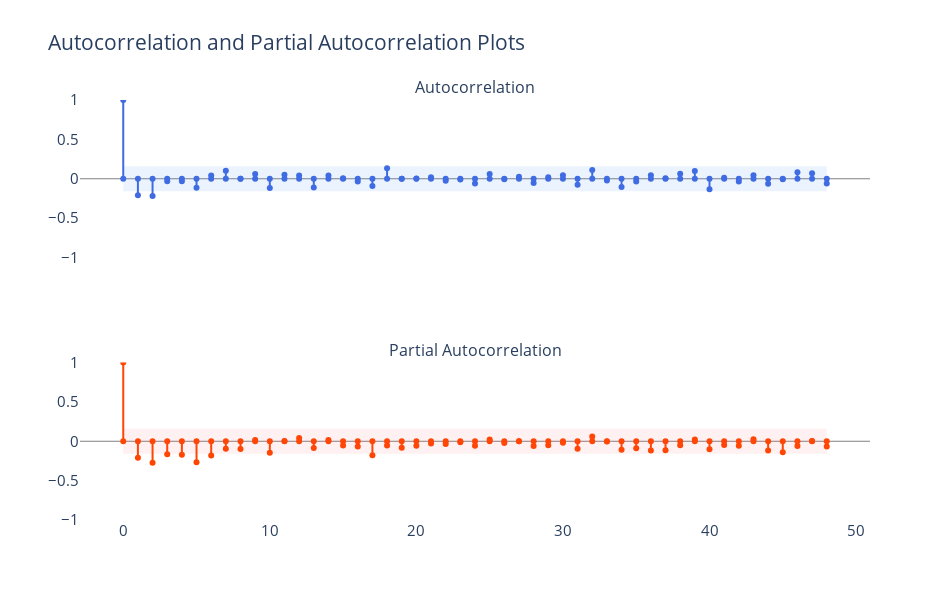

Notebook code for this chart:
### Markdown cell above
## Autocorrelation and Partial AutoCorrelation Calculation

### Code cell
y = df_month['prices_box_diff2'][13:].dropna().values.squeeze()
N = len(y)
lags = np.arange(49)
acf_vals = acf(y, nlags=48)
pacf_vals = pacf(y, nlags=48, method='ywm')

conf_int = 1.96 / np.sqrt(N)

fig = make_subplots(rows=2, cols=1, shared_xaxes=True,
                    subplot_titles=['Autocorrelation', 'Partial Autocorrelation'])

# ACF: vertical lines + marker (stem plot)
for k in range(len(acf_vals)):
    fig.add_trace(go.Scatter(
        x=[lags[k], lags[k]],
        y=[0, acf_vals[k]],
        mode='lines+markers',
        marker=dict(color='royalblue', size=6),
        line=dict(color='royalblue', width=2),
        showlegend=False
    ), row=1, col=1)

# ACF: confidence band
fig.add_shape(type="rect",
              x0=lags[0], x1=lags[-1],
              y0=-conf_int, y1=conf_int,
              line=dict(color="rgba(0,0,255,0.1)", width=0),
              fillcolor="rgba(66,133,244,0.10)",
              row=1, col=1)

# PACF: vertical lines + marker (stem plot)
for k in range(len(pacf_vals)):
    fig.add_trace(go.Scatter(
        x=[lags[k], lags[k]],
        y=[0, pacf_vals[k]],
        mode='lines+markers',
        marker=dict(color='orangered', size=6),
        line=dict(color='orangered', width=2),
        showlegend=False
    ), row=2, col=1)

# PACF: confidence band
fig.add_shape(type="rect",
              x0=lags[0], x1=lags[-1],
              y0=-conf_int, y1=conf_int,
              line=dict(color="rgba(0,0,255,0.1)", width=0),
              fillcolor="rgba(255,80,80,0.08)",
              row=2, col=1)

fig.update_layout(
    height=600, width=950,
    title_text="Autocorrelation and Partial Autocorrelation Plots",
    font=dict(size=15),
    plot_bgcolor="white"
)

fig.update_yaxes(range=[-1, 1], zeroline=True, zerolinewidth=1, zerolinecolor="gray")

fig.show()

### Figure 1 — Plotly figure (JSON) as saved in the notebook; plotly's stock layout.template omitted (floating-point values rounded to 4 significant figures)
{"data": [{"line": {"color": "royalblue", "width": 2}, "marker": {"color": "royalblue", "size": 6}, "mode": "lines+markers", "showlegend": false, "type": "scatter", "x": [0, 0], "xaxis": "x", "y": [0, 1], "yaxis": "y"}, {"line": {"color": "royalblue", "width": 2}, "marker": {"color": "royalblue", "size": 6}, "mode": "lines+markers", "showlegend": false, "type": "scatter", "x": [1, 1], "xaxis": "x", "y": [0, -0.2093], "yaxis": "y"}, {"line": {"color": "royalblue", "width": 2}, "marker": {"color": "royalblue", "size": 6}, "mode": "lines+markers", "showlegend": false, "type": "scatter", "x": [2, 2], "xaxis": "x", "y": [0, -0.2186], "yaxis": "y"}, {"line": {"color": "royalblue", "width": 2}, "marker": {"color": "royalblue", "size": 6}, "mode": "lines+markers", "showlegend": false, "type": "scatter", "x": [3, 3], "xaxis": "x", "y": [0, -0.03128], "yaxis": "y"}, {"line": {"color": "royalblue", "width": 2}, "marker": {"color": "royalblue", "size": 6}, "mode": "lines+markers", "showlegend": false, "type": "scatter", "x": [4, 4], "xaxis": "x", "y": [0, -0.03233], "yaxis": "y"}, {"line": {"color": "royalblue", "width": 2}, "marker": {"color": "royalblue", "size": 6}, "mode": "lines+markers", "showlegend": false, "type": "scatter", "x": [5, 5], "xaxis": "x", "y": [0, -0.1156], "yaxis": "y"}, {"line": {"color": "royalblue", "width": 2}, "marker": {"color": "royalblue", "size": 6}, "mode": "lines+markers", "showlegend": false, "type": "scatter", "x": [6, 6], "xaxis": "x", "y": [0, 0.04055], "yaxis": "y"}, {"line": {"color": "royalblue", "width": 2}, "marker": {"color": "royalblue", "size": 6}, "mode": "lines+markers", "showlegend": false, "type": "scatter", "x": [7, 7], "xaxis": "x", "y": [0, 0.1015], "yaxis": "y"}, {"line": {"color": "royalblue", "width": 2}, "marker": {"color": "royalblue", "size": 6}, "mode": "lines+markers", "showlegend": false, "type": "scatter", "x": [8, 8], "xaxis": "x", "y": [0, -0.0005752], "yaxis": "y"}, {"line": {"color": "royalblue", "width": 2}, "marker": {"color": "royalblue", "size": 6}, "mode": "lines+markers", "showlegend": false, "type": "scatter", "x": [9, 9], "xaxis": "x", "y": [0, 0.05992], "yaxis": "y"}, {"line": {"color": "royalblue", "width": 2}, "marker": {"color": "royalblue", "size": 6}, "mode": "lines+markers", "showlegend": false, "type": "scatter", "x": [10, 10], "xaxis": "x", "y": [0, -0.1185], "yaxis": "y"}, {"line": {"color": "royalblue", "width": 2}, "marker": {"color": "royalblue", "size": 6}, "mode": "lines+markers", "showlegend": false, "type": "scatter", "x": [11, 11], "xaxis": "x", "y": [0, 0.05213], "yaxis": "y"}, {"line": {"color": "royalblue", "width": 2}, "marker": {"color": "royalblue", "size": 6}, "mode": "lines+markers", "showlegend": false, "type": "scatter", "x": [12, 12], "xaxis": "x", "y": [0, 0.04269], "yaxis": "y"}, {"line": {"color": "royalblue", "width": 2}, "marker": {"color": "royalblue", "size": 6}, "mode": "lines+markers", "showlegend": false, "type": "scatter", "x": [13, 13], "xaxis": "x", "y": [0, -0.1104], "yaxis": "y"}, {"line": {"color": "royalblue", "width": 2}, "marker": {"color": "royalblue", "size": 6}, "mode": "lines+markers", "showlegend": false, "type": "scatter", "x": [14, 14], "xaxis": "x", "y": [0, 0.04099], "yaxis": "y"}, {"line": {"color": "royalblue", "width": 2}, "marker": {"color": "royalblue", "size": 6}, "mode": "lines+markers", "showlegend": false, "type": "scatter", "x": [15, 15], "xaxis": "x", "y": [0, 0.006834], "yaxis": "y"}, {"line": {"color": "royalblue", "width": 2}, "marker": {"color": "royalblue", "size": 6}, "mode": "lines+markers", "showlegend": false, "type": "scatter", "x": [16, 16], "xaxis": "x", "y": [0, -0.03353], "yaxis": "y"}, {"line": {"color": "royalblue", "width": 2}, "marker": {"color": "royalblue", "size": 6}, "mode": "lines+markers", "showlegend": false, "type": "scatter", "x": [17, 17], "xaxis": "x", "y": [0, -0.09109], "yaxis": "y"}, {"line": {"color": "royalblue", "width": 2}, "marker": {"color": "royalblue", "size": 6}, "mode": "lines+markers", "showlegend": false, "type": "scatter", "x": [18, 18], "xaxis": "x", "y": [0, 0.1334], "yaxis": "y"}, {"line": {"color": "royalblue", "width": 2}, "marker": {"color": "royalblue", "size": 6}, "mode": "lines+markers", "showlegend": false, "type": "scatter", "x": [19, 19], "xaxis": "x", "y": [0, 0.001242], "yaxis": "y"}, {"line": {"color": "royalblue", "width": 2}, "marker": {"color": "royalblue", "size": 6}, "mode": "lines+markers", "showlegend": false, "type": "scatter", "x": [20, 20], "xaxis": "x", "y": [0, 0.003812], "yaxis": "y"}, {"line": {"color": "royalblue", "width": 2}, "marker": {"color": "royalblue", "size": 6}, "mode": "lines+markers", "showlegend": false, "type": "scatter", "x": [21, 21], "xaxis": "x", "y": [0, 0.01976], "yaxis": "y"}, {"line": {"color": "royalblue", "width": 2}, "marker": {"color": "royalblue", "size": 6}, "mode": "lines+markers", "showlegend": false, "type": "scatter", "x": [22, 22], "xaxis": "x", "y": [0, -0.02698], "yaxis": "y"}, {"line": {"color": "royalblue", "width": 2}, "marker": {"color": "royalblue", "size": 6}, "mode": "lines+markers", "showlegend": false, "type": "scatter", "x": [23, 23], "xaxis": "x", "y": [0, -0.008612], "yaxis": "y"}, {"line": {"color": "royalblue", "width": 2}, "marker": {"color": "royalblue", "size": 6}, "mode": "lines+markers", "showlegend": false, "type": "scatter", "x": [24, 24], "xaxis": "x", "y": [0, -0.06085], "yaxis": "y"}, {"line": {"color": "royalblue", "width": 2}, "marker": {"color": "royalblue", "size": 6}, "mode": "lines+markers", "showlegend": false, "type": "scatter", "x": [25, 25], "xaxis": "x", "y": [0, 0.06101], "yaxis": "y"}, {"line": {"color": "royalblue", "width": 2}, "marker": {"color": "royalblue", "size": 6}, "mode": "lines+markers", "showlegend": false, "type": "scatter", "x": [26, 26], "xaxis": "x", "y": [0, -0.005674], "yaxis": "y"}, {"line": {"color": "royalblue", "width": 2}, "marker": {"color": "royalblue", "size": 6}, "mode": "lines+markers", "showlegend": false, "type": "scatter", "x": [27, 27], "xaxis": "x", "y": [0, 0.02641], "yaxis": "y"}, {"line": {"color": "royalblue", "width": 2}, "marker": {"color": "royalblue", "size": 6}, "mode": "lines+markers", "showlegend": false, "type": "scatter", "x": [28, 28], "xaxis": "x", "y": [0, -0.05491], "yaxis": "y"}, {"line": {"color": "royalblue", "width": 2}, "marker": {"color": "royalblue", "size": 6}, "mode": "lines+markers", "showlegend": false, "type": "scatter", "x": [29, 29], "xaxis": "x", "y": [0, 0.01746], "yaxis": "y"}, {"line": {"color": "royalblue", "width": 2}, "marker": {"color": "royalblue", "size": 6}, "mode": "lines+markers", "showlegend": false, "type": "scatter", "x": [30, 30], "xaxis": "x", "y": [0, 0.04416], "yaxis": "y"}, {"line": {"color": "royalblue", "width": 2}, "marker": {"color": "royalblue", "size": 6}, "mode": "lines+markers", "showlegend": false, "type": "scatter", "x": [31, 31], "xaxis": "x", "y": [0, -0.07599], "yaxis": "y"}, {"line": {"color": "royalblue", "width": 2}, "marker": {"color": "royalblue", "size": 6}, "mode": "lines+markers", "showlegend": false, "type": "scatter", "x": [32, 32], "xaxis": "x", "y": [0, 0.1097], "yaxis": "y"}, {"line": {"color": "royalblue", "width": 2}, "marker": {"color": "royalblue", "size": 6}, "mode": "lines+markers", "showlegend": false, "type": "scatter", "x": [33, 33], "xaxis": "x", "y": [0, -0.02359], "yaxis": "y"}, {"line": {"color": "royalblue", "width": 2}, "marker": {"color": "royalblue", "size": 6}, "mode": "lines+markers", "showlegend": false, "type": "scatter", "x": [34, 34], "xaxis": "x", "y": [0, -0.1041], "yaxis": "y"}, {"line": {"color": "royalblue", "width": 2}, "marker": {"color": "royalblue", "size": 6}, "mode": "lines+markers", "showlegend": false, "type": "scatter", "x": [35, 35], "xaxis": "x", "y": [0, -0.03364], "yaxis": "y"}, {"line": {"color": "royalblue", "width": 2}, "marker": {"color": "royalblue", "size": 6}, "mode": "lines+markers", "showlegend": false, "type": "scatter", "x": [36, 36], "xaxis": "x", "y": [0, 0.04369], "yaxis": "y"}, {"line": {"color": "royalblue", "width": 2}, "marker": {"color": "royalblue", "size": 6}, "mode": "lines+markers", "showlegend": false, "type": "scatter", "x": [37, 37], "xaxis": "x", "y": [0, 0.005439], "yaxis": "y"}, {"line": {"color": "royalblue", "width": 2}, "marker": {"color": "royalblue", "size": 6}, "mode": "lines+markers", "showlegend": false, "type": "scatter", "x": [38, 38], "xaxis": "x", "y": [0, 0.06303], "yaxis": "y"}, {"line": {"color": "royalblue", "width": 2}, "marker": {"color": "royalblue", "size": 6}, "mode": "lines+markers", "showlegend": false, "type": "scatter", "x": [39, 39], "xaxis": "x", "y": [0, 0.09978], "yaxis": "y"}, {"line": {"color": "royalblue", "width": 2}, "marker": {"color": "royalblue", "size": 6}, "mode": "lines+markers", "showlegend": false, "type": "scatter", "x": [40, 40], "xaxis": "x", "y": [0, -0.1324], "yaxis": "y"}, {"line": {"color": "royalblue", "width": 2}, "marker": {"color": "royalblue", "size": 6}, "mode": "lines+markers", "showlegend": false, "type": "scatter", "x": [41, 41], "xaxis": "x", "y": [0, 0.01233], "yaxis": "y"}, {"line": {"color": "royalblue", "width": 2}, "marker": {"color": "royalblue", "size": 6}, "mode": "lines+markers", "showlegend": false, "type": "scatter", "x": [42, 42], "xaxis": "x", "y": [0, -0.0361], "yaxis": "y"}, {"line": {"color": "royalblue", "width": 2}, "marker": {"color": "royalblue", "size": 6}, "mode": "lines+markers", "showlegend": false, "type": "scatter", "x": [43, 43], "xaxis": "x", "y": [0, 0.04387], "yaxis": "y"}, {"line": {"color": "royalblue", "width": 2}, "marker": {"color": "royalblue", "size": 6}, "mode": "lines+markers", "showlegend": false, "type": "scatter", "x": [44, 44], "xaxis": "x", "y": [0, -0.06285], "yaxis": "y"}, {"line": {"color": "royalblue", "width": 2}, "marker": {"color": "royalblue", "size": 6}, "mode": "lines+markers", "showlegend": false, "type": "scatter", "x": [45, 45], "xaxis": "x", "y": [0, -0.00493], "yaxis": "y"}, {"line": {"color": "royalblue", "width": 2}, "marker": {"color": "royalblue", "size": 6}, "mode": "lines+markers", "showlegend": false, "type": "scatter", "x": [46, 46], "xaxis": "x", "y": [0, 0.08318], "yaxis": "y"}, {"line": {"color": "royalblue", "width": 2}, "marker": {"color": "royalblue", "size": 6}, "mode": "lines+markers", "showlegend": false, "type": "scatter", "x": [47, 47], "xaxis": "x", "y": [0, 0.0698], "yaxis": "y"}, {"line": {"color": "royalblue", "width": 2}, "marker": {"color": "royalblue", "size": 6}, "mode": "lines+markers", "showlegend": false, "type": "scatter", "x": [48, 48], "xaxis": "x", "y": [0, -0.06003], "yaxis": "y"}, {"line": {"color": "orangered", "width": 2}, "marker": {"color": "orangered", "size": 6}, "mode": "lines+markers", "showlegend": false, "type": "scatter", "x": [0, 0], "xaxis": "x2", "y": [0, 1], "yaxis": "y2"}, {"line": {"color": "orangered", "width": 2}, "marker": {"color": "orangered", "size": 6}, "mode": "lines+markers", "showlegend": false, "type": "scatter", "x": [1, 1], "xaxis": "x2", "y": [0, -0.2093], "yaxis": "y2"}, {"line": {"color": "orangered", "width": 2}, "marker": {"color": "orangered", "size": 6}, "mode": "lines+markers", "showlegend": false, "type": "scatter", "x": [2, 2], "xaxis": "x2", "y": [0, -0.2744], "yaxis": "y2"}, {"line": {"color": "orangered", "width": 2}, "marker": {"color": "orangered", "size": 6}, "mode": "lines+markers", "showlegend": false, "type": "scatter", "x": [3, 3], "xaxis": "x2", "y": [0, -0.1663], "yaxis": "y2"}, {"line": {"color": "orangered", "width": 2}, "marker": {"color": "orangered", "size": 6}, "mode": "lines+markers", "showlegend": false, "type": "scatter", "x": [4, 4], "xaxis": "x2", "y": [0, -0.1705], "yaxis": "y2"}, {"line": {"color": "orangered", "width": 2}, "marker": {"color": "orangered", "size": 6}, "mode": "lines+markers", "showlegend": false, "type": "scatter", "x": [5, 5], "xaxis": "x2", "y": [0, -0.2659], "yaxis": "y2"}, {"line": {"color": "orangered", "width": 2}, "marker": {"color": "orangered", "size": 6}, "mode": "lines+markers", "showlegend": false, "type": "scatter", "x": [6, 6], "xaxis": "x2", "y": [0, -0.1814], "yaxis": "y2"}, {"line": {"color": "orangered", "width": 2}, "marker": {"color": "orangered", "size": 6}, "mode": "lines+markers", "showlegend": false, "type": "scatter", "x": [7, 7], "xaxis": "x2", "y": [0, -0.09395], "yaxis": "y2"}, {"line": {"color": "orangered", "width": 2}, "marker": {"color": "orangered", "size": 6}, "mode": "lines+markers", "showlegend": false, "type": "scatter", "x": [8, 8], "xaxis": "x2", "y": [0, -0.09896], "yaxis": "y2"}, {"line": {"color": "orangered", "width": 2}, "marker": {"color": "orangered", "size": 6}, "mode": "lines+markers", "showlegend": false, "type": "scatter", "x": [9, 9], "xaxis": "x2", "y": [0, 0.01492], "yaxis": "y2"}, {"line": {"color": "orangered", "width": 2}, "marker": {"color": "orangered", "size": 6}, "mode": "lines+markers", "showlegend": false, "type": "scatter", "x": [10, 10], "xaxis": "x2", "y": [0, -0.1463], "yaxis": "y2"}, {"line": {"color": "orangered", "width": 2}, "marker": {"color": "orangered", "size": 6}, "mode": "lines+markers", "showlegend": false, "type": "scatter", "x": [11, 11], "xaxis": "x2", "y": [0, 0.004718], "yaxis": "y2"}, {"line": {"color": "orangered", "width": 2}, "marker": {"color": "orangered", "size": 6}, "mode": "lines+markers", "showlegend": false, "type": "scatter", "x": [12, 12], "xaxis": "x2", "y": [0, 0.04276], "yaxis": "y2"}, {"line": {"color": "orangered", "width": 2}, "marker": {"color": "orangered", "size": 6}, "mode": "lines+markers", "showlegend": false, "type": "scatter", "x": [13, 13], "xaxis": "x2", "y": [0, -0.08422], "yaxis": "y2"}, {"line": {"color": "orangered", "width": 2}, "marker": {"color": "orangered", "size": 6}, "mode": "lines+markers", "showlegend": false, "type": "scatter", "x": [14, 14], "xaxis": "x2", "y": [0, 0.01731], "yaxis": "y2"}, {"line": {"color": "orangered", "width": 2}, "marker": {"color": "orangered", "size": 6}, "mode": "lines+markers", "showlegend": false, "type": "scatter", "x": [15, 15], "xaxis": "x2", "y": [0, -0.05366], "yaxis": "y2"}, {"line": {"color": "orangered", "width": 2}, "marker": {"color": "orangered", "size": 6}, "mode": "lines+markers", "showlegend": false, "type": "scatter", "x": [16, 16], "xaxis": "x2", "y": [0, -0.06724], "yaxis": "y2"}, {"line": {"color": "orangered", "width": 2}, "marker": {"color": "orangered", "size": 6}, "mode": "lines+markers", "showlegend": false, "type": "scatter", "x": [17, 17], "xaxis": "x2", "y": [0, -0.1774], "yaxis": "y2"}, {"line": {"color": "orangered", "width": 2}, "marker": {"color": "orangered", "size": 6}, "mode": "lines+markers", "showlegend": false, "type": "scatter", "x": [18, 18], "xaxis": "x2", "y": [0, -0.05394], "yaxis": "y2"}, {"line": {"color": "orangered", "width": 2}, "marker": {"color": "orangered", "size": 6}, "mode": "lines+markers", "showlegend": false, "type": "scatter", "x": [19, 19], "xaxis": "x2", "y": [0, -0.08323], "yaxis": "y2"}, {"line": {"color": "orangered", "width": 2}, "marker": {"color": "orangered", "size": 6}, "mode": "lines+markers", "showlegend": false, "type": "scatter", "x": [20, 20], "xaxis": "x2", "y": [0, -0.05801], "yaxis": "y2"}, {"line": {"color": "orangered", "width": 2}, "marker": {"color": "orangered", "size": 6}, "mode": "lines+markers", "showlegend": false, "type": "scatter", "x": [21, 21], "xaxis": "x2", "y": [0, -0.02748], "yaxis": "y2"}, {"line": {"color": "orangered", "width": 2}, "marker": {"color": "orangered", "size": 6}, "mode": "lines+markers", "showlegend": false, "type": "scatter", "x": [22, 22], "xaxis": "x2", "y": [0, -0.03358], "yaxis": "y2"}, {"line": {"color": "orangered", "width": 2}, "marker": {"color": "orangered", "size": 6}, "mode": "lines+markers", "showlegend": false, "type": "scatter", "x": [23, 23], "xaxis": "x2", "y": [0, -0.01263], "yaxis": "y2"}, {"line": {"color": "orangered", "width": 2}, "marker": {"color": "orangered", "size": 6}, "mode": "lines+markers", "showlegend": false, "type": "scatter", "x": [24, 24], "xaxis": "x2", "y": [0, -0.05681], "yaxis": "y2"}, {"line": {"color": "orangered", "width": 2}, "marker": {"color": "orangered", "size": 6}, "mode": "lines+markers", "showlegend": false, "type": "scatter", "x": [25, 25], "xaxis": "x2", "y": [0, 0.02197], "yaxis": "y2"}, {"line": {"color": "orangered", "width": 2}, "marker": {"color": "orangered", "size": 6}, "mode": "lines+markers", "showlegend": false, "type": "scatter", "x": [26, 26], "xaxis": "x2", "y": [0, -0.02102], "yaxis": "y2"}, {"line": {"color": "orangered", "width": 2}, "marker": {"color": "orangered", "size": 6}, "mode": "lines+markers", "showlegend": false, "type": "scatter", "x": [27, 27], "xaxis": "x2", "y": [0, -0.001015], "yaxis": "y2"}, {"line": {"color": "orangered", "width": 2}, "marker": {"color": "orangered", "size": 6}, "mode": "lines+markers", "showlegend": false, "type": "scatter", "x": [28, 28], "xaxis": "x2", "y": [0, -0.06063], "yaxis": "y2"}, {"line": {"color": "orangered", "width": 2}, "marker": {"color": "orangered", "size": 6}, "mode": "lines+markers", "showlegend": false, "type": "scatter", "x": [29, 29], "xaxis": "x2", "y": [0, -0.04974], "yaxis": "y2"}, {"line": {"color": "orangered", "width": 2}, "marker": {"color": "orangered", "size": 6}, "mode": "lines+markers", "showlegend": false, "type": "scatter", "x": [30, 30], "xaxis": "x2", "y": [0, -0.01956], "yaxis": "y2"}, {"line": {"color": "orangered", "width": 2}, "marker": {"color": "orangered", "size": 6}, "mode": "lines+markers", "showlegend": false, "type": "scatter", "x": [31, 31], "xaxis": "x2", "y": [0, -0.09475], "yaxis": "y2"}, {"line": {"color": "orangered", "width": 2}, "marker": {"color": "orangered", "size": 6}, "mode": "lines+markers", "showlegend": false, "type": "scatter", "x": [32, 32], "xaxis": "x2", "y": [0, 0.05875], "yaxis": "y2"}, {"line": {"color": "orangered", "width": 2}, "marker": {"color": "orangered", "size": 6}, "mode": "lines+markers", "showlegend": false, "type": "scatter", "x": [33, 33], "xaxis": "x2", "y": [0, -0.004633], "yaxis": "y2"}, {"line": {"color": "orangered", "width": 2}, "marker": {"color": "orangered", "size": 6}, "mode": "lines+markers", "showlegend": false, "type": "scatter", "x": [34, 34], "xaxis": "x2", "y": [0, -0.1085], "yaxis": "y2"}, {"line": {"color": "orangered", "width": 2}, "marker": {"color": "orangered", "size": 6}, "mode": "lines+markers", "showlegend": false, "type": "scatter", "x": [35, 35], "xaxis": "x2", "y": [0, -0.08929], "yaxis": "y2"}, {"line": {"color": "orangered", "width": 2}, "marker": {"color": "orangered", "size": 6}, "mode": "lines+markers", "showlegend": false, "type": "scatter", "x": [36, 36], "xaxis": "x2", "y": [0, -0.1169], "yaxis": "y2"}, {"line": {"color": "orangered", "width": 2}, "marker": {"color": "orangered", "size": 6}, "mode": "lines+markers", "showlegend": false, "type": "scatter", "x": [37, 37], "xaxis": "x2", "y": [0, -0.115], "yaxis": "y2"}, {"line": {"color": "orangered", "width": 2}, "marker": {"color": "orangered", "size": 6}, "mode": "lines+markers", "showlegend": false, "type": "scatter", "x": [38, 38], "xaxis": "x2", "y": [0, -0.05237], "yaxis": "y2"}, {"line": {"color": "orangered", "width": 2}, "marker": {"color": "orangered", "size": 6}, "mode": "lines+markers", "showlegend": false, "type": "scatter", "x": [39, 39], "xaxis": "x2", "y": [0, 0.02332], "yaxis": "y2"}, {"line": {"color": "orangered", "width": 2}, "marker": {"color": "orangered", "size": 6}, "mode": "lines+markers", "showlegend": false, "type": "scatter", "x": [40, 40], "xaxis": "x2", "y": [0, -0.1021], "yaxis": "y2"}, {"line": {"color": "orangered", "width": 2}, "marker": {"color": "orangered", "size": 6}, "mode": "lines+markers", "showlegend": false, "type": "scatter", "x": [41, 41], "xaxis": "x2", "y": [0, -0.04873], "yaxis": "y2"}, {"line": {"color": "orangered", "width": 2}, "marker": {"color": "orangered", "size": 6}, "mode": "lines+markers", "showlegend": false, "type": "scatter", "x": [42, 42], "xaxis": "x2", "y": [0, -0.05775], "yaxis": "y2"}, {"line": {"color": "orangered", "width": 2}, "marker": {"color": "orangered", "size": 6}, "mode": "lines+markers", "showlegend": false, "type": "scatter", "x": [43, 43], "xaxis": "x2", "y": [0, 0.02478], "yaxis": "y2"}, {"line": {"color": "orangered", "width": 2}, "marker": {"color": "orangered", "size": 6}, "mode": "lines+markers", "showlegend": false, "type": "scatter", "x": [44, 44], "xaxis": "x2", "y": [0, -0.1176], "yaxis": "y2"}, {"line": {"color": "orangered", "width": 2}, "marker": {"color": "orangered", "size": 6}, "mode": "lines+markers", "showlegend": false, "type": "scatter", "x": [45, 45], "xaxis": "x2", "y": [0, -0.1383], "yaxis": "y2"}, {"line": {"color": "orangered", "width": 2}, "marker": {"color": "orangered", "size": 6}, "mode": "lines+markers", "showlegend": false, "type": "scatter", "x": [46, 46], "xaxis": "x2", "y": [0, -0.06061], "yaxis": "y2"}, {"line": {"color": "orangered", "width": 2}, "marker": {"color": "orangered", "size": 6}, "mode": "lines+markers", "showlegend": false, "type": "scatter", "x": [47, 47], "xaxis": "x2", "y": [0, 0.00344], "yaxis": "y2"}, {"line": {"color": "orangered", "width": 2}, "marker": {"color": "orangered", "size": 6}, "mode": "lines+markers", "showlegend": false, "type": "scatter", "x": [48, 48], "xaxis": "x2", "y": [0, -0.06524], "yaxis": "y2"}], "layout": {"annotations": [{"font": {"size": 16}, "showarrow": false, "text": "Autocorrelation", "x": 0.5, "xanchor": "center", "xref": "paper", "y": 1, "yanchor": "bottom", "yref": "paper"}, {"font": {"size": 16}, "showarrow": false, "text": "Partial Autocorrelation", "x": 0.5, "xanchor": "center", "xref": "paper", "y": 0.375, "yanchor": "bottom", "yref": "paper"}], "font": {"size": 15}, "height": 600, "plot_bgcolor": "white", "shapes": [{"fillcolor": "rgba(66,133,244,0.10)", "line": {"color": "rgba(0,0,255,0.1)", "width": 0}, "type": "rect", "x0": 0, "x1": 48, "xref": "x", "y0": -0.16, "y1": 0.16, "yref": "y"}, {"fillcolor": "rgba(255,80,80,0.08)", "line": {"color": "rgba(0,0,255,0.1)", "width": 0}, "type": "rect", "x0": 0, "x1": 48, "xref": "x2", "y0": -0.16, "y1": 0.16, "yref": "y2"}], "title": {"text": "Autocorrelation and Partial Autocorrelation Plots"}, "width": 950, "xaxis": {"anchor": "y", "autorange": true, "domain": [0, 1], "matches": "x2", "range": [-2.951, 50.95], "showticklabels": false, "type": "linear"}, "xaxis2": {"anchor": "y2", "autorange": true, "domain": [0, 1], "range": [-2.951, 50.95], "type": "linear"}, "yaxis": {"anchor": "x", "domain": [0.625, 1], "range": [-1, 1], "type": "linear", "zeroline": true, "zerolinecolor": "gray", "zerolinewidth": 1}, "yaxis2": {"anchor": "x2", "domain": [0, 0.375], "range": [-1, 1], "type": "linear", "zeroline": true, "zerolinecolor": "gray", "zerolinewidth": 1}}}
